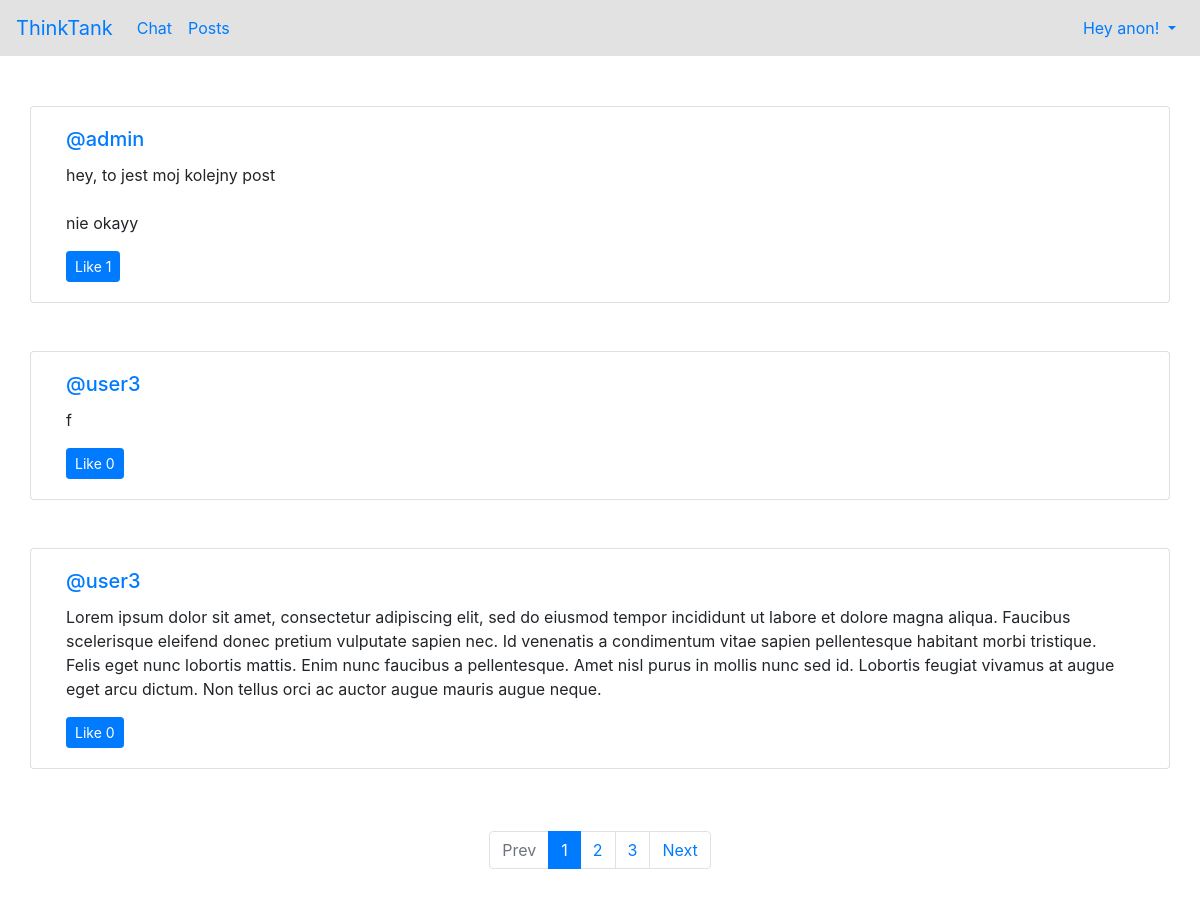
Screenshot of /post/view/ with the database file from the repository.
### post/models.py (models this page shows, shortened)
class Post(models.Model):
    content = models.TextField(
        null=False,
        blank=False,
        max_length=500
    )
    likes = models.ManyToManyField(
        to='user.User',
        blank=True,
        related_name='posts_liked_by_user'
    )
    author = models.ForeignKey(
        to='user.User',
        on_delete=models.CASCADE
    )
    created_at = models.DateTimeField(
        auto_now_add=True
    )
    updated_at = models.DateTimeField(
        auto_now=True
    )

### user/models.py (models this page shows, shortened)
class User(AbstractUser):
    bio = models.TextField(
        max_length=200,
        null=False,
        blank=True,
    )
    following = models.ManyToManyField(
        'self',
        blank=True,
        symmetrical=False,
        related_name='followers',
    )
    priv_chats = models.ManyToManyField(
        'self',
        symmetrical=False,
        through=PrivRoom,
    )

### post/views.py (the view)
# urls.py: path('view/', ViewPosts.as_view(), name='view_posts'),
class ViewPosts(ListView):
    model = Post
    paginate_by = 3
    template_name = 'post/viewposts.html'
    ordering = '-pk'
    def get_context_data(self, *, object_list=None, **kwargs):
        context = super().get_context_data(object_list=object_list, **kwargs)
        for post in context['object_list']:
            post.liked = post.likes.filter(pk=self.request.user.pk).exists()
        return context

### templates/post/viewposts.html (shortened to what this page needs)
{% extends 'base.html' %}
{% load static %}
{% block content %}
  {% for post in object_list %}
    <div class="container-sm card mb-5" id="post_{{ post.pk }}">
      <div class="card-body">
        <a href="{% url 'user:show_user' pk=post.author.pk %}">
          <h5 class="card-title">@{{ post.author }}</h5>
        </a>
        <p class="card-text">{{ post.content|linebreaksbr }}</p>
        <div class="btn-toolbar">
          <div class="btn-group mr-auto">
            <button class="btn btn-sm btn-primary" id="button_{{ post.pk }}">
              <span>{% if post.liked %}LIKED!{% else %}Like{% endif %}</span>
              <span>{{ post.likes.count }}</span>
            </button>
          </div>
        </div>
      </div>
    </div>
  {% endfor %}
  <p style="padding-bottom: 100px"></p>
  {% include 'pagination.html' %}
{% endblock %}

### rows the page displays
Post: author "admin", content "hey, to jest moj kolejny post nie okayy", shows "Like", likes.count "1"
Post: author "user3", content "f", shows "Like", likes.count "0"
Post: author "user3", content "Lorem ipsum dolor sit amet, consectetur adipiscing elit, sed do eiusmod tempor incididunt ut labore et dolore magna aliqua. Faucibus scelerisque eleifend donec pretium vulputate sapien nec. Id venenatis a condimentum vitae sapien pellentesque habitant morbi tristique. Felis eget nunc lobortis mattis. Enim nunc faucibus a pellentesque. Amet nisl purus in mollis nunc sed id. Lobortis feugiat vivamus at augue eget arcu dictum. Non tellus orci ac auctor augue mauris augue neque.", shows "Like", likes.count "0"

### other values shown
{{ i }} "1"
{{ i }} "2" "3"
